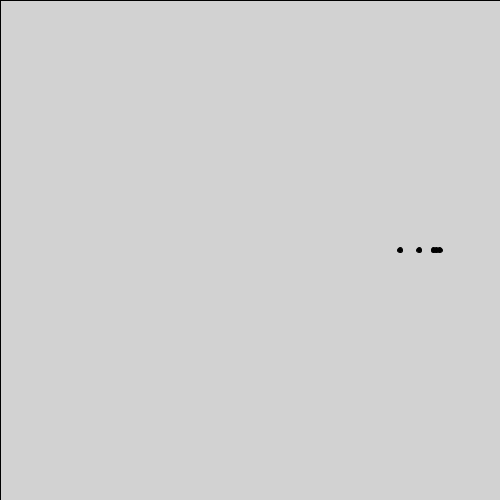
Frame 1 (no input)
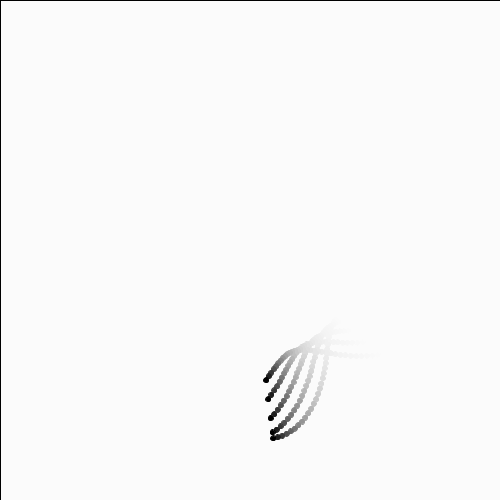
Frame 60 (the mouse pressed at the canvas centre just before this capture)
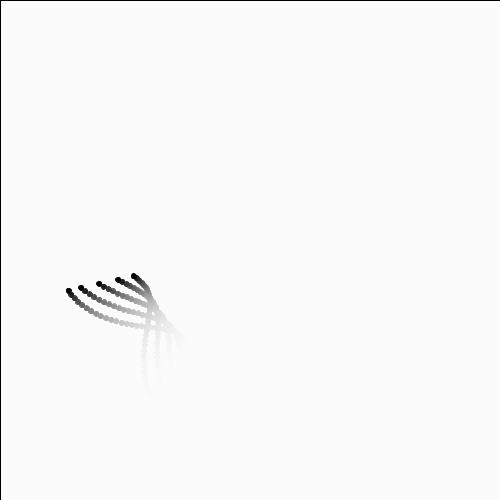
Frame 120 (the mouse held since frame 60 and released just before this capture)

The Processing sketch that drew these frames (run headless with seeded random() and noise(); from frame 60 on, the mouse is pressed at the canvas centre):

// Processing sketch: noised_circles
// ── noised_circles.pde
int n = 5;
SinOnCircle soc[] = new SinOnCircle[n];

void setup(){
  size(500,500);
  for(int i=0;i<n;i++){
     soc[i] = new SinOnCircle(40.0, 10, i/2.0);
  }
}

void draw(){
  //background(0);
  fill(255, 30);
  rect(0,0,width, height);
  translate(width/2, height/2);
  for(int i=0;i<n;i++){
    soc[i].show();
  }
}

class SinOnCircle{
  float amp_value, freq, phase;
  float pos_rad = 0, amp_rad = 0;
  SinOnCircle(float amp_value_, float freq_, float phase_){
    this.amp_value = amp_value_;
    this.freq = freq_;
    this.phase = phase_;
  }
  
  void show(){
    float amp = sin(amp_rad + phase) * amp_value;
    float x = (150 + amp) * cos(pos_rad);
    float y = (150 + amp) * sin(pos_rad);
    fill(0);
    circle(x, y, 5);
    pos_rad += PI/128.0;
    amp_rad += PI/32.0;
    println(amp);
  }
}
